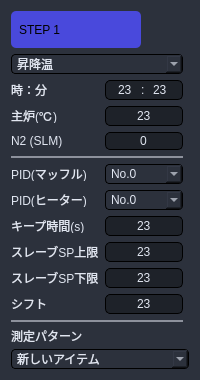
<?xml version="1.0" encoding="UTF-8"?>
<ui version="4.0">
 <class>temp_pattern</class>
 <widget class="QWidget" name="temp_pattern">
  <property name="geometry">
   <rect>
    <x>0</x>
    <y>0</y>
    <width>200</width>
    <height>380</height>
   </rect>
  </property>
  <property name="sizePolicy">
   <sizepolicy hsizetype="Preferred" vsizetype="Preferred">
    <horstretch>0</horstretch>
    <verstretch>0</verstretch>
   </sizepolicy>
  </property>
  <property name="minimumSize">
   <size>
    <width>200</width>
    <height>380</height>
   </size>
  </property>
  <property name="maximumSize">
   <size>
    <width>200</width>
    <height>380</height>
   </size>
  </property>
  <property name="windowTitle">
   <string>Form</string>
  </property>
  <property name="styleSheet">
   <string notr="true">background-color: rgb(44, 49, 60);
border-radius: 10px;
font:13px &quot;游ゴシック&quot;;</string>
  </property>
  <layout class="QGridLayout" name="gridLayout_3">
   <property name="leftMargin">
    <number>0</number>
   </property>
   <property name="topMargin">
    <number>0</number>
   </property>
   <property name="rightMargin">
    <number>0</number>
   </property>
   <property name="bottomMargin">
    <number>0</number>
   </property>
   <property name="spacing">
    <number>0</number>
   </property>
   <item row="0" column="0">
    <widget class="QStackedWidget" name="page">
     <property name="styleSheet">
      <string notr="true">border-color: rgb(44, 49, 60);
background-color: rgb(44, 49, 60);
border-width: 5px;    
border-style: solid;   
 border-radius: 10px;</string>
     </property>
     <property name="currentIndex">
      <number>1</number>
     </property>
     <widget class="QWidget" name="page1">
      <property name="enabled">
       <bool>true</bool>
      </property>
      <property name="styleSheet">
       <string notr="true">
border:none;</string>
      </property>
      <layout class="QGridLayout" name="gridLayout">
       <property name="leftMargin">
        <number>9</number>
       </property>
       <property name="topMargin">
        <number>9</number>
       </property>
       <property name="rightMargin">
        <number>9</number>
       </property>
       <property name="bottomMargin">
        <number>9</number>
       </property>
       <item row="0" column="0">
        <widget class="QFrame" name="frame">
         <property name="styleSheet">
          <string notr="true">border:none;</string>
         </property>
         <property name="frameShape">
          <enum>QFrame::StyledPanel</enum>
         </property>
         <property name="frameShadow">
          <enum>QFrame::Raised</enum>
         </property>
         <layout class="QGridLayout" name="gridLayout_2">
          <property name="leftMargin">
           <number>0</number>
          </property>
          <property name="topMargin">
           <number>0</number>
          </property>
          <property name="rightMargin">
           <number>0</number>
          </property>
          <property name="bottomMargin">
           <number>0</number>
          </property>
          <property name="spacing">
           <number>0</number>
          </property>
         </layout>
        </widget>
       </item>
      </layout>
     </widget>
     <widget class="QWidget" name="page2">
      <property name="styleSheet">
       <string notr="true">
border:none;</string>
      </property>
      <layout class="QGridLayout" name="gridLayout_4">
       <property name="leftMargin">
        <number>6</number>
       </property>
       <property name="topMargin">
        <number>6</number>
       </property>
       <property name="rightMargin">
        <number>6</number>
       </property>
       <property name="bottomMargin">
        <number>6</number>
       </property>
       <property name="spacing">
        <number>6</number>
       </property>
       <item row="9" column="1">
        <widget class="QComboBox" name="PID_muffle_comboBox">
         <property name="sizePolicy">
          <sizepolicy hsizetype="Preferred" vsizetype="Preferred">
           <horstretch>0</horstretch>
           <verstretch>0</verstretch>
          </sizepolicy>
         </property>
         <property name="minimumSize">
          <size>
           <width>0</width>
           <height>20</height>
          </size>
         </property>
         <property name="maximumSize">
          <size>
           <width>16777215</width>
           <height>20</height>
          </size>
         </property>
         <property name="styleSheet">
          <string notr="true">font:12px &quot;游ゴシック&quot;;
color: rgb(225, 230, 241);
padding-left:5px;
padding-right:5px;
border-width: 1px;
border-style: solid;
border-radius: 4px;</string>
         </property>
         <property name="currentIndex">
          <number>0</number>
         </property>
         <property name="maxVisibleItems">
          <number>5</number>
         </property>
         <item>
          <property name="text">
           <string>No.0</string>
          </property>
         </item>
         <item>
          <property name="text">
           <string>No.1</string>
          </property>
         </item>
         <item>
          <property name="text">
           <string>No.2</string>
          </property>
         </item>
         <item>
          <property name="text">
           <string>No.3</string>
          </property>
         </item>
         <item>
          <property name="text">
           <string>No.4</string>
          </property>
         </item>
        </widget>
       </item>
       <item row="12" column="1">
        <widget class="QSpinBox" name="Sp_limit_up_lineEdit">
         <property name="sizePolicy">
          <sizepolicy hsizetype="Preferred" vsizetype="Preferred">
           <horstretch>0</horstretch>
           <verstretch>0</verstretch>
          </sizepolicy>
         </property>
         <property name="minimumSize">
          <size>
           <width>0</width>
           <height>20</height>
          </size>
         </property>
         <property name="maximumSize">
          <size>
           <width>16777215</width>
           <height>20</height>
          </size>
         </property>
         <property name="mouseTracking">
          <bool>false</bool>
         </property>
         <property name="styleSheet">
          <string notr="true">background-color: rgba(0, 0, 0,80);
color: rgb(225, 230, 241);
border-width: 1px;
border-style: solid;
border-radius: 5px;
padding-left:5px;
padding-right:5px;
font: 12px &quot;游ゴシック&quot;;</string>
         </property>
         <property name="frame">
          <bool>true</bool>
         </property>
         <property name="alignment">
          <set>Qt::AlignCenter</set>
         </property>
         <property name="buttonSymbols">
          <enum>QAbstractSpinBox::NoButtons</enum>
         </property>
         <property name="maximum">
          <number>999</number>
         </property>
         <property name="stepType">
          <enum>QAbstractSpinBox::DefaultStepType</enum>
         </property>
         <property name="value">
          <number>23</number>
         </property>
        </widget>
       </item>
       <item row="14" column="0">
        <widget class="QLabel" name="Shift_label">
         <property name="minimumSize">
          <size>
           <width>0</width>
           <height>15</height>
          </size>
         </property>
         <property name="maximumSize">
          <size>
           <width>16777215</width>
           <height>15</height>
          </size>
         </property>
         <property name="styleSheet">
          <string notr="true">
color: rgb(225, 230, 241);
border:none;</string>
         </property>
         <property name="text">
          <string>シフト</string>
         </property>
        </widget>
       </item>
       <item row="10" column="0">
        <widget class="QLabel" name="PID_heater_label">
         <property name="minimumSize">
          <size>
           <width>0</width>
           <height>15</height>
          </size>
         </property>
         <property name="maximumSize">
          <size>
           <width>16777215</width>
           <height>15</height>
          </size>
         </property>
         <property name="styleSheet">
          <string notr="true">
color: rgb(225, 230, 241);
border:none;</string>
         </property>
         <property name="text">
          <string>PID(ヒーター)</string>
         </property>
        </widget>
       </item>
       <item row="11" column="0">
        <widget class="QLabel" name="KeepTime_label">
         <property name="minimumSize">
          <size>
           <width>0</width>
           <height>15</height>
          </size>
         </property>
         <property name="maximumSize">
          <size>
           <width>16777215</width>
           <height>15</height>
          </size>
         </property>
         <property name="styleSheet">
          <string notr="true">
color: rgb(225, 230, 241);
border:none;</string>
         </property>
         <property name="text">
          <string>キープ時間(s)</string>
         </property>
        </widget>
       </item>
       <item row="6" column="0">
        <widget class="QLabel" name="N2_label">
         <property name="minimumSize">
          <size>
           <width>0</width>
           <height>15</height>
          </size>
         </property>
         <property name="maximumSize">
          <size>
           <width>16777215</width>
           <height>15</height>
          </size>
         </property>
         <property name="styleSheet">
          <string notr="true">
color: rgb(225, 230, 241);
border:none;</string>
         </property>
         <property name="text">
          <string>N2 (SLM)</string>
         </property>
        </widget>
       </item>
       <item row="21" column="0" colspan="3">
        <widget class="QComboBox" name="TestPattern_comboBox">
         <property name="sizePolicy">
          <sizepolicy hsizetype="Preferred" vsizetype="Preferred">
           <horstretch>0</horstretch>
           <verstretch>0</verstretch>
          </sizepolicy>
         </property>
         <property name="minimumSize">
          <size>
           <width>0</width>
           <height>20</height>
          </size>
         </property>
         <property name="maximumSize">
          <size>
           <width>16777215</width>
           <height>20</height>
          </size>
         </property>
         <property name="styleSheet">
          <string notr="true">font:12px &quot;游ゴシック&quot;;
color: rgb(225, 230, 241);
padding-left:5px;
padding-right:5px;
border-width: 1px;
border-style: solid;
border-radius: 4px;</string>
         </property>
         <property name="currentIndex">
          <number>0</number>
         </property>
         <property name="maxVisibleItems">
          <number>5</number>
         </property>
         <item>
          <property name="text">
           <string>新しいアイテム</string>
          </property>
         </item>
        </widget>
       </item>
       <item row="2" column="1">
        <widget class="QFrame" name="time_frame">
         <property name="minimumSize">
          <size>
           <width>0</width>
           <height>20</height>
          </size>
         </property>
         <property name="maximumSize">
          <size>
           <width>16777215</width>
           <height>20</height>
          </size>
         </property>
         <property name="styleSheet">
          <string notr="true">background-color: rgba(0, 0, 0,80);
color: rgb(225, 230, 241);
border-width: 1px;
border-style: solid;
border-radius: 5px;
border-color: rgb(0, 0, 0);
font: 12px &quot;游ゴシック&quot;;
</string>
         </property>
         <property name="frameShape">
          <enum>QFrame::StyledPanel</enum>
         </property>
         <property name="frameShadow">
          <enum>QFrame::Raised</enum>
         </property>
         <layout class="QHBoxLayout" name="horizontalLayout">
          <property name="leftMargin">
           <number>9</number>
          </property>
          <property name="topMargin">
           <number>0</number>
          </property>
          <property name="rightMargin">
           <number>9</number>
          </property>
          <property name="bottomMargin">
           <number>0</number>
          </property>
          <item>
           <widget class="QSpinBox" name="Hour_lineEdit">
            <property name="sizePolicy">
             <sizepolicy hsizetype="Expanding" vsizetype="Fixed">
              <horstretch>0</horstretch>
              <verstretch>0</verstretch>
             </sizepolicy>
            </property>
            <property name="minimumSize">
             <size>
              <width>18</width>
              <height>0</height>
             </size>
            </property>
            <property name="maximumSize">
             <size>
              <width>18</width>
              <height>16777215</height>
             </size>
            </property>
            <property name="mouseTracking">
             <bool>false</bool>
            </property>
            <property name="styleSheet">
             <string notr="true">border:none;
background-color: rgb(30, 34, 41);</string>
            </property>
            <property name="frame">
             <bool>true</bool>
            </property>
            <property name="alignment">
             <set>Qt::AlignCenter</set>
            </property>
            <property name="buttonSymbols">
             <enum>QAbstractSpinBox::NoButtons</enum>
            </property>
            <property name="maximum">
             <number>99</number>
            </property>
            <property name="stepType">
             <enum>QAbstractSpinBox::DefaultStepType</enum>
            </property>
            <property name="value">
             <number>23</number>
            </property>
           </widget>
          </item>
          <item>
           <widget class="QLabel" name="label_4">
            <property name="maximumSize">
             <size>
              <width>3</width>
              <height>16777215</height>
             </size>
            </property>
            <property name="styleSheet">
             <string notr="true">border:none;
background-color: rgb(30, 34, 41);</string>
            </property>
            <property name="text">
             <string>:</string>
            </property>
           </widget>
          </item>
          <item>
           <widget class="QSpinBox" name="Min_lineEdit">
            <property name="sizePolicy">
             <sizepolicy hsizetype="Expanding" vsizetype="Fixed">
              <horstretch>0</horstretch>
              <verstretch>0</verstretch>
             </sizepolicy>
            </property>
            <property name="minimumSize">
             <size>
              <width>18</width>
              <height>0</height>
             </size>
            </property>
            <property name="maximumSize">
             <size>
              <width>18</width>
              <height>16777215</height>
             </size>
            </property>
            <property name="mouseTracking">
             <bool>false</bool>
            </property>
            <property name="styleSheet">
             <string notr="true">border:none;
background-color: rgb(30, 34, 41);</string>
            </property>
            <property name="frame">
             <bool>true</bool>
            </property>
            <property name="alignment">
             <set>Qt::AlignCenter</set>
            </property>
            <property name="buttonSymbols">
             <enum>QAbstractSpinBox::NoButtons</enum>
            </property>
            <property name="maximum">
             <number>59</number>
            </property>
            <property name="stepType">
             <enum>QAbstractSpinBox::DefaultStepType</enum>
            </property>
            <property name="value">
             <number>23</number>
            </property>
           </widget>
          </item>
         </layout>
        </widget>
       </item>
       <item row="2" column="0">
        <widget class="QLabel" name="Time_label">
         <property name="minimumSize">
          <size>
           <width>0</width>
           <height>15</height>
          </size>
         </property>
         <property name="maximumSize">
          <size>
           <width>16777215</width>
           <height>15</height>
          </size>
         </property>
         <property name="styleSheet">
          <string notr="true">
color: rgb(225, 230, 241);
border:none;</string>
         </property>
         <property name="text">
          <string>時：分</string>
         </property>
        </widget>
       </item>
       <item row="7" column="0" colspan="2">
        <widget class="QFrame" name="frame_5">
         <property name="minimumSize">
          <size>
           <width>0</width>
           <height>2</height>
          </size>
         </property>
         <property name="maximumSize">
          <size>
           <width>16777215</width>
           <height>2</height>
          </size>
         </property>
         <property name="styleSheet">
          <string notr="true">background-color: rgb(141, 145, 156);</string>
         </property>
         <property name="frameShape">
          <enum>QFrame::StyledPanel</enum>
         </property>
         <property name="frameShadow">
          <enum>QFrame::Raised</enum>
         </property>
        </widget>
       </item>
       <item row="11" column="1">
        <widget class="QSpinBox" name="KeepTime_lineEdit">
         <property name="sizePolicy">
          <sizepolicy hsizetype="Preferred" vsizetype="Preferred">
           <horstretch>0</horstretch>
           <verstretch>0</verstretch>
          </sizepolicy>
         </property>
         <property name="minimumSize">
          <size>
           <width>0</width>
           <height>20</height>
          </size>
         </property>
         <property name="maximumSize">
          <size>
           <width>16777215</width>
           <height>20</height>
          </size>
         </property>
         <property name="mouseTracking">
          <bool>false</bool>
         </property>
         <property name="styleSheet">
          <string notr="true">background-color: rgba(0, 0, 0,80);
color: rgb(225, 230, 241);
border-width: 1px;
border-style: solid;
border-radius: 5px;
padding-left:5px;
padding-right:5px;
font: 12px &quot;游ゴシック&quot;;</string>
         </property>
         <property name="frame">
          <bool>true</bool>
         </property>
         <property name="alignment">
          <set>Qt::AlignCenter</set>
         </property>
         <property name="buttonSymbols">
          <enum>QAbstractSpinBox::NoButtons</enum>
         </property>
         <property name="maximum">
          <number>999</number>
         </property>
         <property name="stepType">
          <enum>QAbstractSpinBox::DefaultStepType</enum>
         </property>
         <property name="value">
          <number>23</number>
         </property>
        </widget>
       </item>
       <item row="13" column="1">
        <widget class="QSpinBox" name="Sp_limit_down_lineEdit">
         <property name="sizePolicy">
          <sizepolicy hsizetype="Preferred" vsizetype="Preferred">
           <horstretch>0</horstretch>
           <verstretch>0</verstretch>
          </sizepolicy>
         </property>
         <property name="minimumSize">
          <size>
           <width>0</width>
           <height>20</height>
          </size>
         </property>
         <property name="maximumSize">
          <size>
           <width>16777215</width>
           <height>20</height>
          </size>
         </property>
         <property name="mouseTracking">
          <bool>false</bool>
         </property>
         <property name="styleSheet">
          <string notr="true">background-color: rgba(0, 0, 0,80);
color: rgb(225, 230, 241);
border-width: 1px;
border-style: solid;
border-radius: 5px;
padding-left:5px;
padding-right:5px;
font: 12px &quot;游ゴシック&quot;;</string>
         </property>
         <property name="frame">
          <bool>true</bool>
         </property>
         <property name="alignment">
          <set>Qt::AlignCenter</set>
         </property>
         <property name="buttonSymbols">
          <enum>QAbstractSpinBox::NoButtons</enum>
         </property>
         <property name="maximum">
          <number>999</number>
         </property>
         <property name="stepType">
          <enum>QAbstractSpinBox::DefaultStepType</enum>
         </property>
         <property name="value">
          <number>23</number>
         </property>
        </widget>
       </item>
       <item row="9" column="0">
        <widget class="QLabel" name="PID_muffle_label">
         <property name="minimumSize">
          <size>
           <width>0</width>
           <height>15</height>
          </size>
         </property>
         <property name="maximumSize">
          <size>
           <width>16777215</width>
           <height>15</height>
          </size>
         </property>
         <property name="styleSheet">
          <string notr="true">
color: rgb(225, 230, 241);
border:none;</string>
         </property>
         <property name="text">
          <string>PID(マッフル)</string>
         </property>
        </widget>
       </item>
       <item row="13" column="0">
        <widget class="QLabel" name="Sp_limit_down_label">
         <property name="minimumSize">
          <size>
           <width>0</width>
           <height>15</height>
          </size>
         </property>
         <property name="maximumSize">
          <size>
           <width>16777215</width>
           <height>15</height>
          </size>
         </property>
         <property name="styleSheet">
          <string notr="true">
color: rgb(225, 230, 241);
border:none;</string>
         </property>
         <property name="text">
          <string>スレーブSP下限</string>
         </property>
        </widget>
       </item>
       <item row="5" column="0">
        <widget class="QLabel" name="SV_label">
         <property name="minimumSize">
          <size>
           <width>0</width>
           <height>15</height>
          </size>
         </property>
         <property name="maximumSize">
          <size>
           <width>16777215</width>
           <height>15</height>
          </size>
         </property>
         <property name="styleSheet">
          <string notr="true">
color: rgb(225, 230, 241);
border:none;</string>
         </property>
         <property name="text">
          <string>主炉(℃)</string>
         </property>
        </widget>
       </item>
       <item row="15" column="0" colspan="2">
        <widget class="QFrame" name="frame_4">
         <property name="minimumSize">
          <size>
           <width>0</width>
           <height>2</height>
          </size>
         </property>
         <property name="maximumSize">
          <size>
           <width>16777215</width>
           <height>2</height>
          </size>
         </property>
         <property name="styleSheet">
          <string notr="true">background-color: rgb(141, 145, 156);</string>
         </property>
         <property name="frameShape">
          <enum>QFrame::StyledPanel</enum>
         </property>
         <property name="frameShadow">
          <enum>QFrame::Raised</enum>
         </property>
        </widget>
       </item>
       <item row="14" column="1">
        <widget class="QSpinBox" name="Shift_lineEdit">
         <property name="sizePolicy">
          <sizepolicy hsizetype="Preferred" vsizetype="Preferred">
           <horstretch>0</horstretch>
           <verstretch>0</verstretch>
          </sizepolicy>
         </property>
         <property name="minimumSize">
          <size>
           <width>0</width>
           <height>20</height>
          </size>
         </property>
         <property name="maximumSize">
          <size>
           <width>16777215</width>
           <height>20</height>
          </size>
         </property>
         <property name="mouseTracking">
          <bool>false</bool>
         </property>
         <property name="styleSheet">
          <string notr="true">background-color: rgba(0, 0, 0,80);
color: rgb(225, 230, 241);
border-width: 1px;
border-style: solid;
border-radius: 5px;
padding-left:5px;
padding-right:5px;
font: 12px &quot;游ゴシック&quot;;</string>
         </property>
         <property name="frame">
          <bool>true</bool>
         </property>
         <property name="alignment">
          <set>Qt::AlignCenter</set>
         </property>
         <property name="buttonSymbols">
          <enum>QAbstractSpinBox::NoButtons</enum>
         </property>
         <property name="maximum">
          <number>999</number>
         </property>
         <property name="stepType">
          <enum>QAbstractSpinBox::DefaultStepType</enum>
         </property>
         <property name="value">
          <number>23</number>
         </property>
        </widget>
       </item>
       <item row="12" column="0">
        <widget class="QLabel" name="Sp_limit_up_label">
         <property name="minimumSize">
          <size>
           <width>0</width>
           <height>15</height>
          </size>
         </property>
         <property name="maximumSize">
          <size>
           <width>16777215</width>
           <height>15</height>
          </size>
         </property>
         <property name="styleSheet">
          <string notr="true">
color: rgb(225, 230, 241);
border:none;</string>
         </property>
         <property name="text">
          <string>スレーブSP上限</string>
         </property>
        </widget>
       </item>
       <item row="19" column="0" colspan="2">
        <widget class="QLabel" name="TestPattern_label">
         <property name="minimumSize">
          <size>
           <width>0</width>
           <height>15</height>
          </size>
         </property>
         <property name="maximumSize">
          <size>
           <width>16777215</width>
           <height>15</height>
          </size>
         </property>
         <property name="styleSheet">
          <string notr="true">
color: rgb(225, 230, 241);
border:none;</string>
         </property>
         <property name="text">
          <string>測定パターン</string>
         </property>
        </widget>
       </item>
       <item row="10" column="1">
        <widget class="QComboBox" name="PID_heater_comboBox">
         <property name="sizePolicy">
          <sizepolicy hsizetype="Preferred" vsizetype="Preferred">
           <horstretch>0</horstretch>
           <verstretch>0</verstretch>
          </sizepolicy>
         </property>
         <property name="minimumSize">
          <size>
           <width>0</width>
           <height>20</height>
          </size>
         </property>
         <property name="maximumSize">
          <size>
           <width>16777215</width>
           <height>20</height>
          </size>
         </property>
         <property name="styleSheet">
          <string notr="true">font:12px &quot;游ゴシック&quot;;
color: rgb(225, 230, 241);
padding-left:5px;
padding-right:5px;
border-width: 1px;
border-style: solid;
border-radius: 4px;</string>
         </property>
         <property name="currentIndex">
          <number>0</number>
         </property>
         <property name="maxVisibleItems">
          <number>5</number>
         </property>
         <item>
          <property name="text">
           <string>No.0</string>
          </property>
         </item>
         <item>
          <property name="text">
           <string>No.1</string>
          </property>
         </item>
         <item>
          <property name="text">
           <string>No.2</string>
          </property>
         </item>
         <item>
          <property name="text">
           <string>No.3</string>
          </property>
         </item>
         <item>
          <property name="text">
           <string>No.4</string>
          </property>
         </item>
        </widget>
       </item>
       <item row="1" column="0" colspan="2">
        <widget class="QComboBox" name="Type_comboBox">
         <property name="sizePolicy">
          <sizepolicy hsizetype="Preferred" vsizetype="Preferred">
           <horstretch>0</horstretch>
           <verstretch>0</verstretch>
          </sizepolicy>
         </property>
         <property name="minimumSize">
          <size>
           <width>0</width>
           <height>20</height>
          </size>
         </property>
         <property name="maximumSize">
          <size>
           <width>16777215</width>
           <height>20</height>
          </size>
         </property>
         <property name="styleSheet">
          <string notr="true">font:12px &quot;游ゴシック&quot;;
color: rgb(225, 230, 241);
padding-left:5px;
padding-right:5px;
border-width: 1px;
border-style: solid;
border-radius: 4px;</string>
         </property>
         <item>
          <property name="text">
           <string>昇降温</string>
          </property>
         </item>
         <item>
          <property name="text">
           <string>測定</string>
          </property>
         </item>
         <item>
          <property name="text">
           <string>END</string>
          </property>
         </item>
        </widget>
       </item>
       <item row="0" column="0" colspan="2">
        <widget class="QFrame" name="frame_2">
         <property name="minimumSize">
          <size>
           <width>0</width>
           <height>0</height>
          </size>
         </property>
         <property name="frameShape">
          <enum>QFrame::StyledPanel</enum>
         </property>
         <property name="frameShadow">
          <enum>QFrame::Raised</enum>
         </property>
         <layout class="QHBoxLayout" name="horizontalLayout_2">
          <property name="spacing">
           <number>6</number>
          </property>
          <property name="leftMargin">
           <number>0</number>
          </property>
          <property name="topMargin">
           <number>0</number>
          </property>
          <property name="rightMargin">
           <number>0</number>
          </property>
          <property name="bottomMargin">
           <number>0</number>
          </property>
          <item>
           <widget class="QLabel" name="Step_label">
            <property name="minimumSize">
             <size>
              <width>130</width>
              <height>20</height>
             </size>
            </property>
            <property name="maximumSize">
             <size>
              <width>16777215</width>
              <height>16777215</height>
             </size>
            </property>
            <property name="styleSheet">
             <string notr="true">font:17px &quot;游ゴシック&quot;;
color: rgb(0, 0, 0);
padding-left:5px;
border-radius: 5px;
background-color: rgb(73, 73, 220);
border:none;</string>
            </property>
            <property name="text">
             <string>STEP 1</string>
            </property>
           </widget>
          </item>
          <item>
           <widget class="QFrame" name="frame_3">
            <property name="minimumSize">
             <size>
              <width>0</width>
              <height>0</height>
             </size>
            </property>
            <property name="maximumSize">
             <size>
              <width>16777215</width>
              <height>16777215</height>
             </size>
            </property>
            <property name="styleSheet">
             <string notr="true">border:none;
border-radius: 2px;
</string>
            </property>
            <property name="frameShape">
             <enum>QFrame::StyledPanel</enum>
            </property>
            <property name="frameShadow">
             <enum>QFrame::Raised</enum>
            </property>
            <layout class="QGridLayout" name="gridLayout_6">
             <property name="leftMargin">
              <number>0</number>
             </property>
             <property name="topMargin">
              <number>0</number>
             </property>
             <property name="rightMargin">
              <number>0</number>
             </property>
             <property name="bottomMargin">
              <number>0</number>
             </property>
             <property name="spacing">
              <number>0</number>
             </property>
            </layout>
           </widget>
          </item>
         </layout>
        </widget>
       </item>
       <item row="5" column="1">
        <widget class="QSpinBox" name="SV_lineEdit">
         <property name="sizePolicy">
          <sizepolicy hsizetype="Preferred" vsizetype="Preferred">
           <horstretch>0</horstretch>
           <verstretch>0</verstretch>
          </sizepolicy>
         </property>
         <property name="minimumSize">
          <size>
           <width>0</width>
           <height>20</height>
          </size>
         </property>
         <property name="maximumSize">
          <size>
           <width>16777215</width>
           <height>20</height>
          </size>
         </property>
         <property name="mouseTracking">
          <bool>false</bool>
         </property>
         <property name="styleSheet">
          <string notr="true">background-color: rgba(0, 0, 0,80);
color: rgb(225, 230, 241);
border-width: 1px;
border-style: solid;
border-radius: 5px;
padding-left:5px;
padding-right:5px;
font: 12px &quot;游ゴシック&quot;;</string>
         </property>
         <property name="frame">
          <bool>true</bool>
         </property>
         <property name="alignment">
          <set>Qt::AlignCenter</set>
         </property>
         <property name="buttonSymbols">
          <enum>QAbstractSpinBox::NoButtons</enum>
         </property>
         <property name="maximum">
          <number>999</number>
         </property>
         <property name="stepType">
          <enum>QAbstractSpinBox::DefaultStepType</enum>
         </property>
         <property name="value">
          <number>23</number>
         </property>
        </widget>
       </item>
       <item row="6" column="1">
        <widget class="QLineEdit" name="N2_lineEdit">
         <property name="styleSheet">
          <string notr="true">background-color: rgba(0, 0, 0,80);
color: rgb(225, 230, 241);
border-width: 1px;
border-style: solid;
border-radius: 5px;
padding-left:5px;
padding-right:5px;
font: 12px &quot;游ゴシック&quot;;</string>
         </property>
         <property name="text">
          <string>0</string>
         </property>
         <property name="alignment">
          <set>Qt::AlignCenter</set>
         </property>
        </widget>
       </item>
      </layout>
     </widget>
    </widget>
   </item>
  </layout>
 </widget>
 <resources/>
 <connections/>
</ui>
